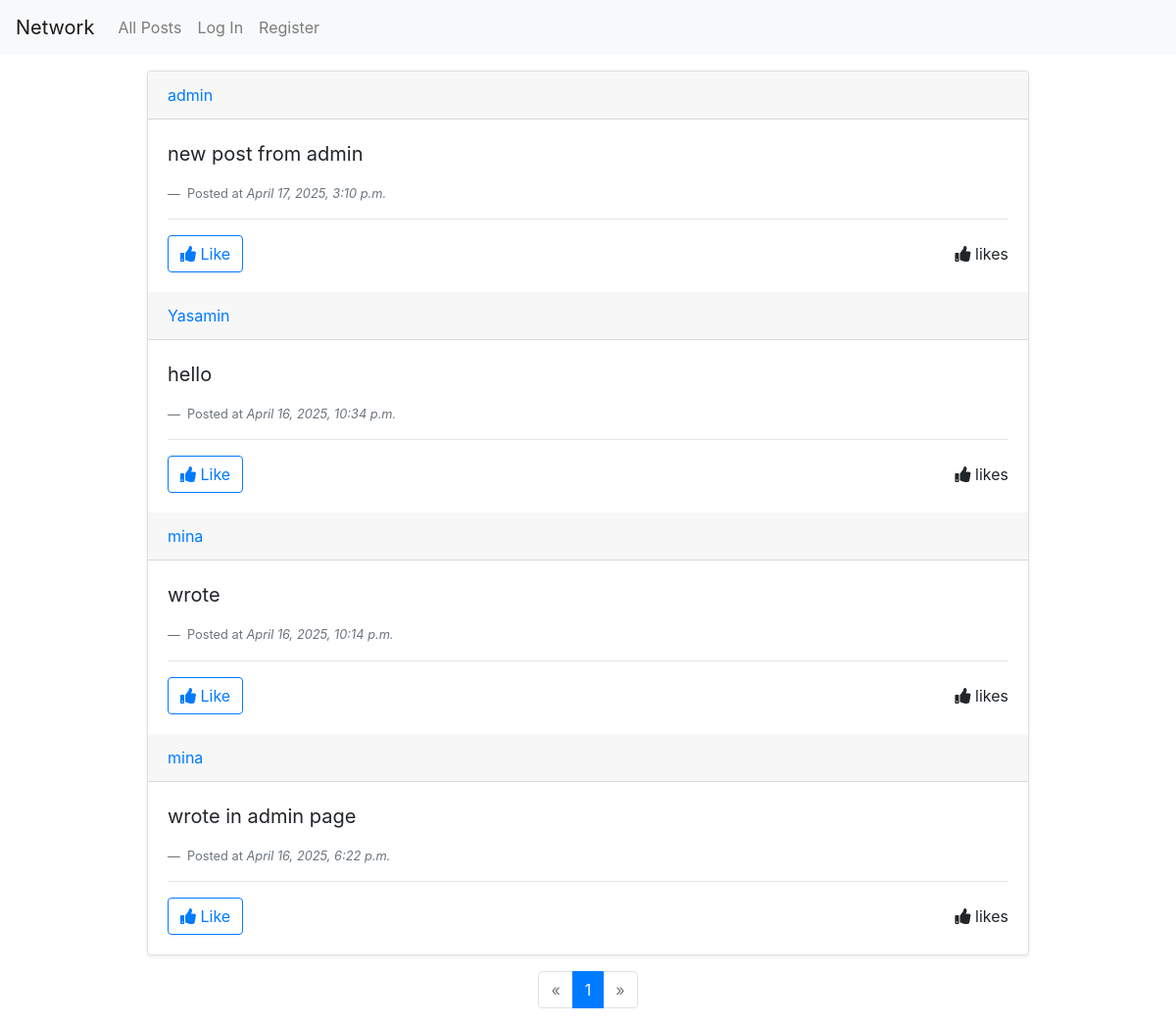
The app's page /, older data.
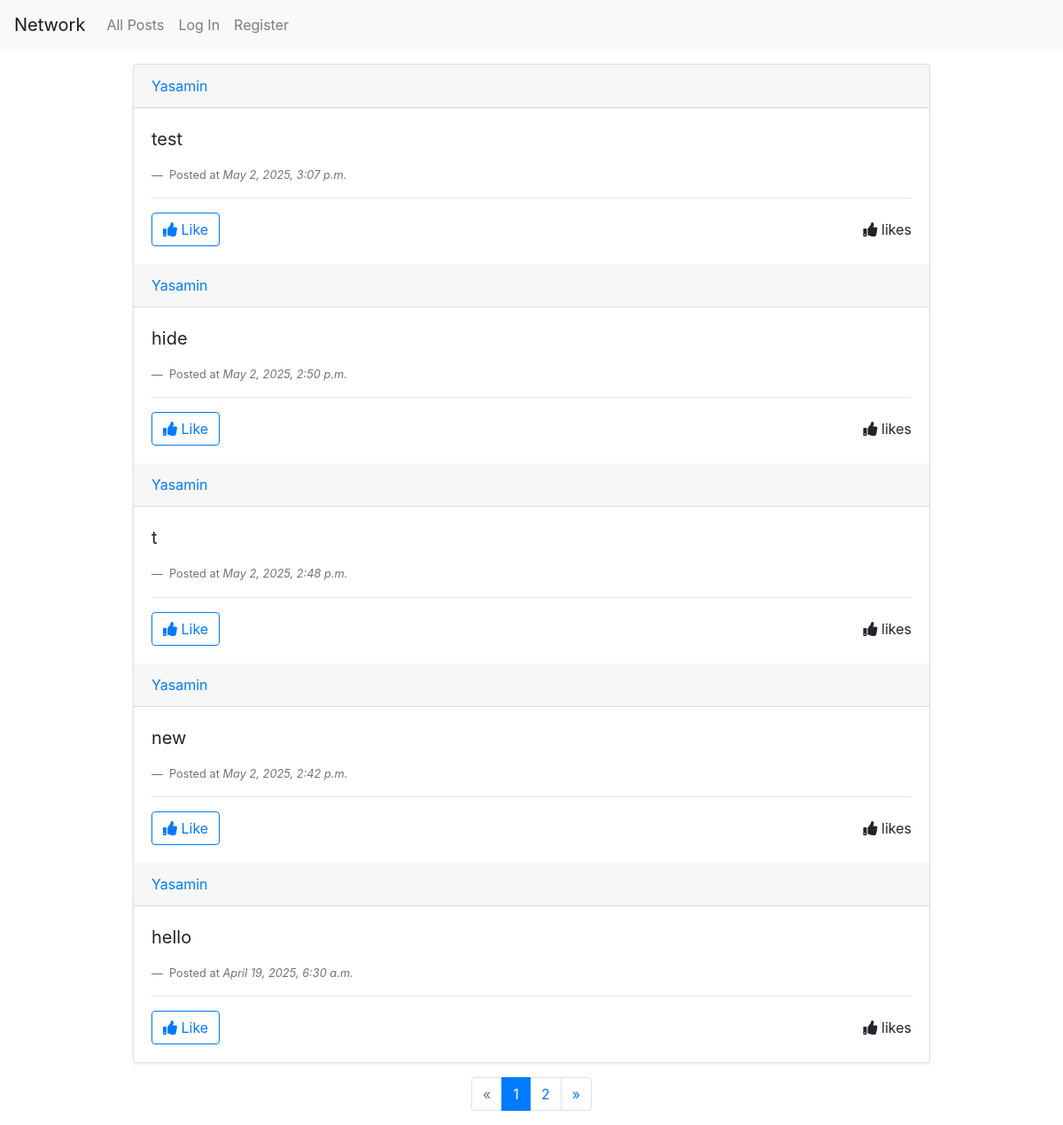
The same page, newer data.
### network/models.py (models this page shows, shortened)
class Post(models.Model):
    account = models.ForeignKey("Account", on_delete=models.CASCADE, related_name="posts")
    content = models.TextField(blank=True)
    created_at = models.DateTimeField(auto_now_add=True)
    like =models.IntegerField(default=0)
    class Meta:
        ordering = ["-created_at"]

class Account(models.Model):
    owner = models.ForeignKey("User", on_delete=models.CASCADE, related_name="accounts")
    following = models.ManyToManyField("self", symmetrical=False, blank=True, related_name="follower") #symmetrical=False -> not every following follows you
    def __str__(self):
        return self.owner.username

class User(AbstractUser):
    pass

### network/views.py (the view)
# urls.py: path("", views.index, name="index"),
def index(request):
    post = Post.objects.all()
    paginator = Paginator(post, 5)
    page_number = request.GET.get("page")
    page_obj = paginator.get_page(page_number)
    return render(request, "network/index.html",{
        "post" : post,
        'page_obj': page_obj,
    })

### network/templates/network/index.html (shortened to what this page needs)
{% extends "network/layout.html" %}
{% load static %}
{% block body %}
    <div class="card  mb-3 shadow-sm w-75 mt-3 mx-auto" id="post-view">
        {% for item in page_obj %}
            <div class="card-header d-flex justify-content-between align-items-center">
                <a href="{% url 'profile' item.account %}">{{ item.account }}</a>
            </div>
            <div class="card-body">
                <blockquote class="blockquote mb-0">
                    <p>{{ item.content }}</p>
                </blockquote>
                <footer class="blockquote-footer">
                    Posted at <cite title="Source Title">{{ item.created_at }}</cite>
                </footer>
                <hr>
                <div class="d-flex justify-content-between align-items-center">
                    <button class="btn btn-outline-primary like-button">
                        <i class="fa fa-thumbs-up"></i> Like
                    </button>
                    <div class="likes">
                        <i class="fa fa-thumbs-up"></i>
                        <span id="like-count">{{ item.like_count }} likes</span>
                    </div>
                </div>
            </div>
        {% endfor %}
    </div>
    <nav aria-label="...">
        <ul class="pagination justify-content-center">
            {% if page_obj.has_previous %}
                <li class="page-item ">
                <a class="page-link " href="?page=1" tabindex="-1" >«</a>
                </li>
                <li class="page-item"><a class="page-link" href="?page={{ page_obj.previous_page_number }}">{{ page_obj.previous_page_number }}</a></li>
            {% else %}
                <li class="page-item disabled">
                <a class="page-link" href="#" tabindex="-1" aria-disabled="true">«</a>
                </li>
            {% endif %}
            <li class="page-item active" aria-current="page">
            <a class="page-link" href="?page={{ page_obj.number }}">{{ page_obj.number }} <span class="sr-only">(current)</span></a>
            </li>
            {% if page_obj.has_next %}
            <li class="page-item"><a class="page-link" href="?page={{ page_obj.next_page_number }}">{{ page_obj.next_page_number }}</a></li>
            <li class="page-item">
            <a class="page-link" href="?page={{ page_obj.paginator.num_pages }}">»</a>
            </li>
            {% else %}
                <li class="page-item disabled">
                <a class="page-link" href="?page={{ page_obj.paginator.num_pages }}" tabindex="-1" aria-disabled="true">»</a>
                </li>
            {% endif %}
        </ul>
        </nav>
{% endblock %}

Row changes from the older to the newer data that the page shows:
no longer on this page (row unchanged): Post: account "admin", content "new post from admin", created_at "April 17, 2025, 3:10 p.m."
no longer on this page (row unchanged): Post: account "Yasamin", content "hello", created_at "April 16, 2025, 10:34 p.m."
no longer on this page (row unchanged): Post: account "mina", content "wrote", created_at "April 16, 2025, 10:14 p.m."
no longer on this page (row unchanged): Post: account "mina", content "wrote in admin page", created_at "April 16, 2025, 6:22 p.m."
added Post: account "Yasamin", content "test", created_at "May 2, 2025, 3:07 p.m."
added Post: account "Yasamin", content "hide", created_at "May 2, 2025, 2:50 p.m."
added Post: account "Yasamin", content "t", created_at "May 2, 2025, 2:48 p.m."
added Post: account "Yasamin", content "new", created_at "May 2, 2025, 2:42 p.m."
added Post: account "Yasamin", content "hello", created_at "April 19, 2025, 6:30 a.m."
Text that changed along with them:
{{ page_obj.next_page_number }}: (not shown) → "2"
